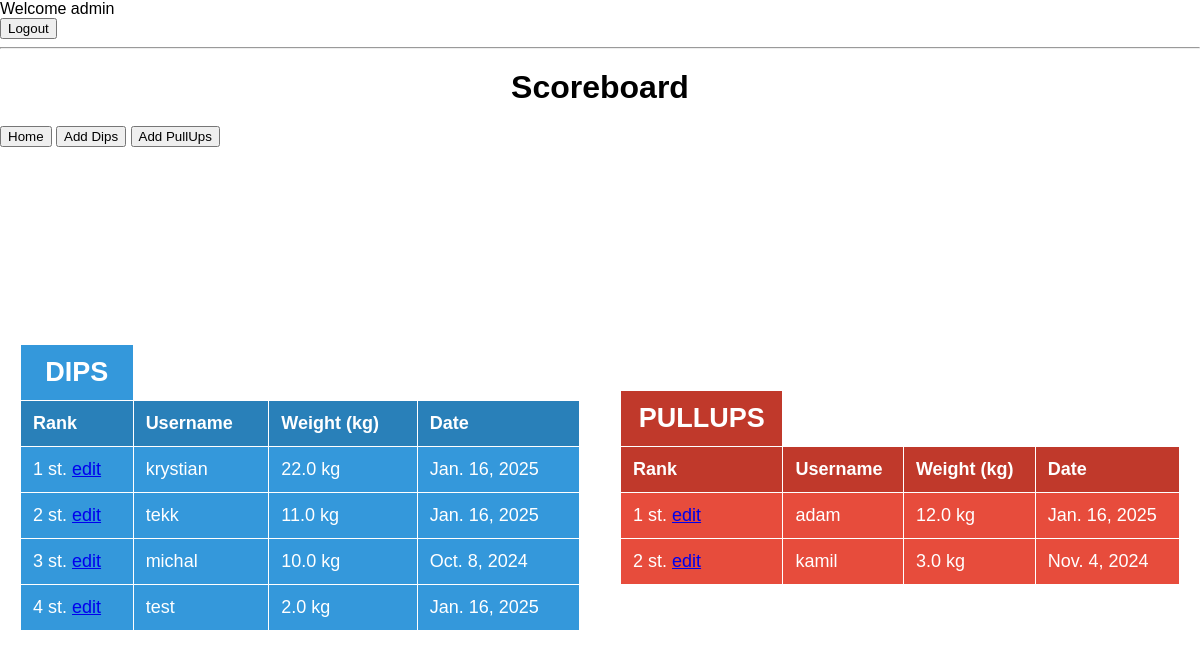
Screenshot of /scoreboard/ (signed in) with the database file from the repository.
### scoreboard/models.py (models this page shows, shortened)
class Dips(models.Model):
    username = models.CharField(max_length=64 , blank=False ,unique=True)
    weight = models.DecimalField(max_digits=3, decimal_places=1,
                                      null=True, blank=True)
    date = models.DateField(blank=True, null=True)
    rank = models.PositiveIntegerField(blank=False, default=0)

class Pull_ups(models.Model):
    username = models.CharField(max_length=64, blank=False, unique=True)
    weight = models.DecimalField(max_digits=3, decimal_places=1,
                      null=True, blank=True)
    date = models.DateField(blank=True, null=True)
    rank = models.PositiveIntegerField(null=False, blank=False , default=0)

### scoreboard/views.py (the view)
# urls.py: path('', scoreboard_list, name='scoreboard_list'),
def scoreboard_list(request):
    dips = Dips.objects.all().order_by('weight').reverse()
    pull_ups = Pull_ups.objects.all().order_by('weight').reverse()
    ranked_dips = [(index + 1, dip) for index, dip in enumerate(dips)]
    ranked_pull_ups = [(index + 1, pull_ups) for index, pull_ups in enumerate(pull_ups)]
    return render(request, 'scoreboard.html', {'dips': dips, 'pull_ups': pull_ups,
                                               'ranked_dips': ranked_dips, 'ranked_pull_ups': ranked_pull_ups })

### templates/scoreboard.html (shortened to what this page needs)
{% load static %}
<!doctype html>
<html lang="en">
<head>
    <link rel="stylesheet" href="{% static 'scoreboard.css' %}">
</head>
<body>
     {% if user.is_authenticated %}
    Welcome {{ user.username }} <br>
    <form action="{% url 'logout' %}" method="post">
    <button type="submit">Logout</button>
    </form>
    {% else %}
    <a href="{% url 'login'  %}">Login</a>
    {% endif %}
    <hr>
    <h1>Scoreboard</h1>
    <a href="{% url 'home' %}"><button>Home</button></a>
    <a href="{% url 'new_Dips' %}"><button>Add Dips</button></a>
    <a href="{% url 'new_Pull_ups' %}"><button>Add PullUps</button></a>
    <div class="Scoreboard">
        <div class="dips">
            <table>
                <thead>
                <th class="dip_header">DIPS</th>
                    <tr>
                        <th>Rank</th>
                        <th>Username</th>
                        <th>Weight (kg)</th>
                        <th>Date</th>
                    </tr>
                </thead>
                <tbody>
                {% for rank, d in ranked_dips %}
                    <tr>
                        {% if user.is_authenticated %}
                        <td>{{ rank }} st. <a href="{% url 'edit_Dips' d.id %}">edit</a></td>
                        {% else %}
                        <td>{{ rank }} st.</td>
                        {% endif %}
                        <td>{{ d.username }} </td>
                        <td>{{ d.weight }} kg</td>
                        <td>{{ d.date }}</td>
                    </tr>
                {% endfor %}
                </tbody>
            </table>
        </div>
        <div class="pull-ups">
            <table>
                <thead>
                <th class="pullups_header">PULLUPS</th>
                    <tr>
                        <th>Rank</th>
                        <th>Username</th>
                        <th>Weight (kg)</th>
                        <th>Date</th>
                    </tr>
                </thead>
                <tbody>
                {% for rank, p in ranked_pull_ups %}
                    <tr>
                        {% if user.is_authenticated %}
                        <td>{{ rank }} st. <a href="{% url 'edit_Pull_ups' p.id %}">edit</a></td>
                        {% else %}
                        <td>{{ rank }} st.</a></td>
                        {% endif %}
                        <td>{{ p.username }} </td>
                        <td>{{ p.weight }} kg</td>
                        <td>{{ p.date }} </td>
                    </tr>
                {% endfor %}
                </tbody>
            </table>
        </div>
    </div>
</body>
</html>

### static/scoreboard.css (style rules this page uses)
body { margin: 0; font-family: Arial, sans-serif; }
h1 { text-align: center; margin: 20px 0; }
.Scoreboard { display: flex; height: 80vh; width: 100%; margin-top: 20px; }
.dips, .pull-ups { flex: 1; padding: 20px; display: flex; justify-content: center; align-items: center; font-size: 18px; color: white; }
table { width: 100%; border-collapse: collapse; text-align: left; color: white; }
th, td { padding: 12px; border: 1px solid #fff; }
th { background-color: #2980b9; }
.dips td { background-color: #3498db; }
th.dip_header { background-color: #3498db; font-size: 1.5em; font-weight: bold; text-align: center; }
.pull-ups td { background-color: #e74c3c; }
.pull-ups th { background-color: #c0392b; }
th.pullups_header { background-color: #c0392b; font-size: 1.5em; font-weight: bold; text-align: center; }

### rows the page displays
Dips: id "1", username "krystian", weight "22.0", date "Jan. 16, 2025"
Dips: rank "2", username "tekk", weight "11.0", date "Jan. 16, 2025"
Dips: rank "3", username "michal", weight "10.0", date "Oct. 8, 2024"
Dips: rank "4", username "test", weight "2.0", date "Jan. 16, 2025"
Pull_ups: id "1", username "adam", weight "12.0", date "Jan. 16, 2025"
Pull_ups: id "2", username "kamil", weight "3.0", date "Nov. 4, 2024"

### other values shown
{{ user.username }} "admin"
